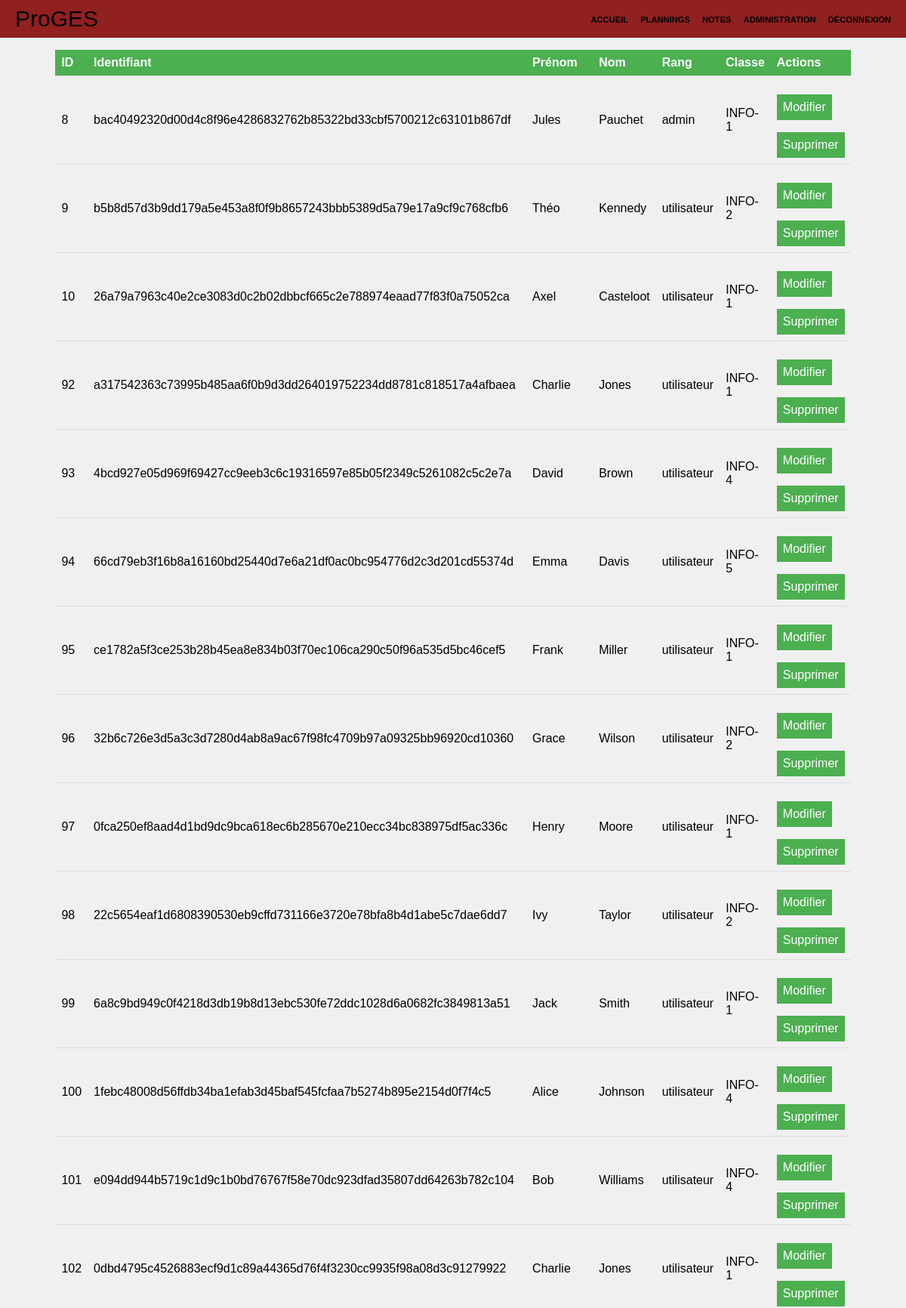
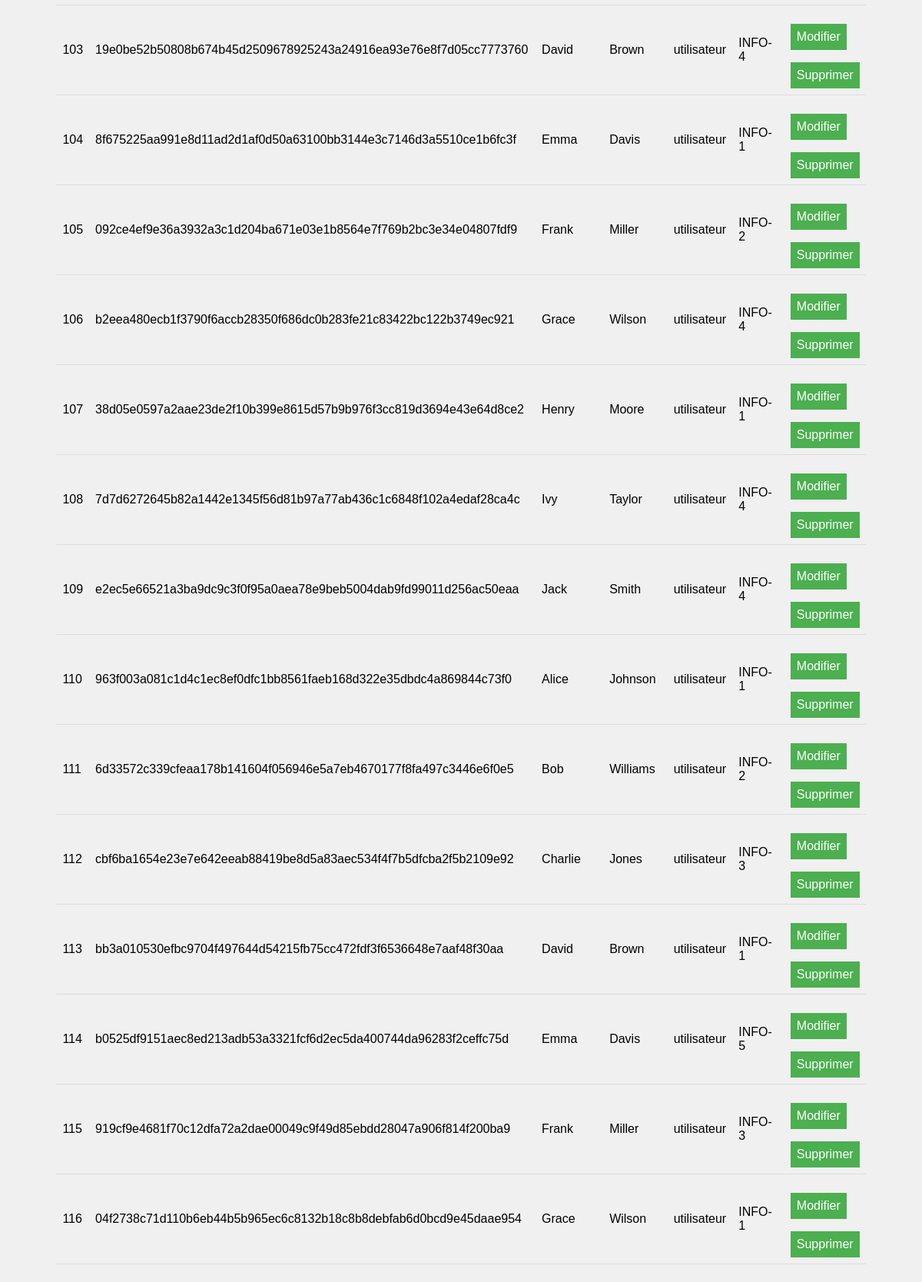
The app's page /usersManage.php (signed in, upper part) with its own data (2 pictures, top to bottom).
### tables this page shows
CREATE TABLE `users` (
  `id` int NOT NULL,
  `login` varchar(64) DEFAULT NULL,
  `password` varchar(255) NOT NULL,
  `firstName` varchar(20) NOT NULL,
  `lastName` varchar(20) NOT NULL,
  `rank` varchar(20) NOT NULL DEFAULT 'utilisateur',
  `class_id` int DEFAULT NULL
);

CREATE TABLE `classes` (
  `id` int NOT NULL,
  `name` varchar(255) NOT NULL
);

### usersManage.php (the view, shortened to what this page needs)
<!DOCTYPE html>
<html lang="fr">
<head>
    <link rel="stylesheet" href="STYLE/usersManage.css">
</head>
<body>
    <header>
        <?php
        require_once "permCheck.php";
        $bdd = new PDO('mysql:host=localhost;dbname=progesdb;charset=utf8', 'root', '');
        $query = $bdd->prepare("SELECT users.*, classes.name as className FROM users LEFT JOIN classes ON users.class_id = classes.id");
        $query->execute();
        $users = $query->fetchAll();
        ?>
    </header>
    <main>
        <table>
            <thead>
                <tr>
                    <th>ID</th>
                    <th>Identifiant</th>
                    <th>Prénom</th>
                    <th>Nom</th>
                    <th>Rang</th>
                    <th>Classe</th>
                    <th>Actions</th>
                </tr>
            </thead>
            <tbody>
                <?php foreach ($users as $user): ?>
                    <tr>
                        <td><?= $user['id'] ?></td>
                        <td><?= $user['login'] ?></td>
                        <td><?= $user['firstName'] ?></td>
                        <td><?= $user['lastName'] ?></td>
                        <td><?= $user['rank'] ?></td>
                        <td><?= $user['className'] ?></td>
                        <td>
                            <a class="aze" href="editUser.php?id=<?= $user['id'] ?>">Modifier</a>
                            <a class="aze" href="deleteUser.php?id=<?= $user['id'] ?>">Supprimer</a>
                        </td>
                    </tr>
                <?php endforeach; ?>
            </tbody>
        </table>
    </main>
</body>
</html>

### STYLE/usersManage.css (style rules this page uses)
body { font-family: Arial, sans-serif; background-color: #f0f0f0; }
table { margin: 1em auto; width: 80%; border-collapse: collapse; }
th, td { padding: 0.5em; text-align: left; border-bottom: 1px solid #ddd; }
th { background-color: #4CAF50; color: white; }
.aze { display: inline-block; background-color: #4CAF50; border: none; color: rgb(255,255,255); padding: 0.5em; text-decoration: none; margin-top: 1em; }

### STYLE/navbarAdmin.css (style rules this page uses)
:root { --offset: -50px; }
* { margin: 0; padding: 0; box-sizing: border-box; }

### records on screen
users: id "8", login "bac40492320d00d4c8f96e4286832762b85322bd33cbf5700212c63101b867df", firstName "Jules", lastName "Pauchet", rank "admin", class.name "INFO-1"
users: id "9", login "b5b8d57d3b9dd179a5e453a8f0f9b8657243bbb5389d5a79e17a9cf9c768cfb6", firstName "Théo", lastName "Kennedy", rank "utilisateur", class.name "INFO-2"
users: id "10", login "26a79a7963c40e2ce3083d0c2b02dbbcf665c2e788974eaad77f83f0a75052ca", firstName "Axel", lastName "Casteloot", rank "utilisateur", class.name "INFO-1"
users: id "92", login "a317542363c73995b485aa6f0b9d3dd264019752234dd8781c818517a4afbaea", firstName "Charlie", lastName "Jones", rank "utilisateur", class.name "INFO-1"
users: id "93", login "4bcd927e05d969f69427cc9eeb3c6c19316597e85b05f2349c5261082c5c2e7a", firstName "David", lastName "Brown", rank "utilisateur", class.name "INFO-4"
users: id "94", login "66cd79eb3f16b8a16160bd25440d7e6a21df0ac0bc954776d2c3d201cd55374d", firstName "Emma", lastName "Davis", rank "utilisateur", class.name "INFO-5"
users: id "95", login "ce1782a5f3ce253b28b45ea8e834b03f70ec106ca290c50f96a535d5bc46cef5", firstName "Frank", lastName "Miller", rank "utilisateur", class.name "INFO-1"
users: id "96", login "32b6c726e3d5a3c3d7280d4ab8a9ac67f98fc4709b97a09325bb96920cd10360", firstName "Grace", lastName "Wilson", rank "utilisateur", class.name "INFO-2"
users: id "97", login "0fca250ef8aad4d1bd9dc9bca618ec6b285670e210ecc34bc838975df5ac336c", firstName "Henry", lastName "Moore", rank "utilisateur", class.name "INFO-1"
users: id "98", login "22c5654eaf1d6808390530eb9cffd731166e3720e78bfa8b4d1abe5c7dae6dd7", firstName "Ivy", lastName "Taylor", rank "utilisateur", class.name "INFO-2"
users: id "99", login "6a8c9bd949c0f4218d3db19b8d13ebc530fe72ddc1028d6a0682fc3849813a51", firstName "Jack", lastName "Smith", rank "utilisateur", class.name "INFO-1"
users: id "100", login "1febc48008d56ffdb34ba1efab3d45baf545fcfaa7b5274b895e2154d0f7f4c5", firstName "Alice", lastName "Johnson", rank "utilisateur", class.name "INFO-4"
users: id "101", login "e094dd944b5719c1d9c1b0bd76767f58e70dc923dfad35807dd64263b782c104", firstName "Bob", lastName "Williams", rank "utilisateur", class.name "INFO-4"
users: id "102", login "0dbd4795c4526883ecf9d1c89a44365d76f4f3230cc9935f98a08d3c91279922", firstName "Charlie", lastName "Jones", rank "utilisateur", class.name "INFO-1"
users: id "103", login "19e0be52b50808b674b45d2509678925243a24916ea93e76e8f7d05cc7773760", firstName "David", lastName "Brown", rank "utilisateur", class.name "INFO-4"
users: id "104", login "8f675225aa991e8d11ad2d1af0d50a63100bb3144e3c7146d3a5510ce1b6fc3f", firstName "Emma", lastName "Davis", rank "utilisateur", class.name "INFO-1"
users: id "105", login "092ce4ef9e36a3932a3c1d204ba671e03e1b8564e7f769b2bc3e34e04807fdf9", firstName "Frank", lastName "Miller", rank "utilisateur", class.name "INFO-2"
users: id "106", login "b2eea480ecb1f3790f6accb28350f686dc0b283fe21c83422bc122b3749ec921", firstName "Grace", lastName "Wilson", rank "utilisateur", class.name "INFO-4"
users: id "107", login "38d05e0597a2aae23de2f10b399e8615d57b9b976f3cc819d3694e43e64d8ce2", firstName "Henry", lastName "Moore", rank "utilisateur", class.name "INFO-1"
users: id "108", login "7d7d6272645b82a1442e1345f56d81b97a77ab436c1c6848f102a4edaf28ca4c", firstName "Ivy", lastName "Taylor", rank "utilisateur", class.name "INFO-4"
users: id "109", login "e2ec5e66521a3ba9dc9c3f0f95a0aea78e9beb5004dab9fd99011d256ac50eaa", firstName "Jack", lastName "Smith", rank "utilisateur", class.name "INFO-4"
users: id "110", login "963f003a081c1d4c1ec8ef0dfc1bb8561faeb168d322e35dbdc4a869844c73f0", firstName "Alice", lastName "Johnson", rank "utilisateur", class.name "INFO-1"
users: id "111", login "6d33572c339cfeaa178b141604f056946e5a7eb4670177f8fa497c3446e6f0e5", firstName "Bob", lastName "Williams", rank "utilisateur", class.name "INFO-2"
users: id "112", login "cbf6ba1654e23e7e642eeab88419be8d5a83aec534f4f7b5dfcba2f5b2109e92", firstName "Charlie", lastName "Jones", rank "utilisateur", class.name "INFO-3"
users: id "113", login "bb3a010530efbc9704f497644d54215fb75cc472fdf3f6536648e7aaf48f30aa", firstName "David", lastName "Brown", rank "utilisateur", class.name "INFO-1"
users: id "114", login "b0525df9151aec8ed213adb53a3321fcf6d2ec5da400744da96283f2ceffc75d", firstName "Emma", lastName "Davis", rank "utilisateur", class.name "INFO-5"
users: id "115", login "919cf9e4681f70c12dfa72a2dae00049c9f49d85ebdd28047a906f814f200ba9", firstName "Frank", lastName "Miller", rank "utilisateur", class.name "INFO-3"
users: id "116", login "04f2738c71d110b6eb44b5b965ec6c8132b18c8b8debfab6d0bcd9e45daae954", firstName "Grace", lastName "Wilson", rank "utilisateur", class.name "INFO-1"
